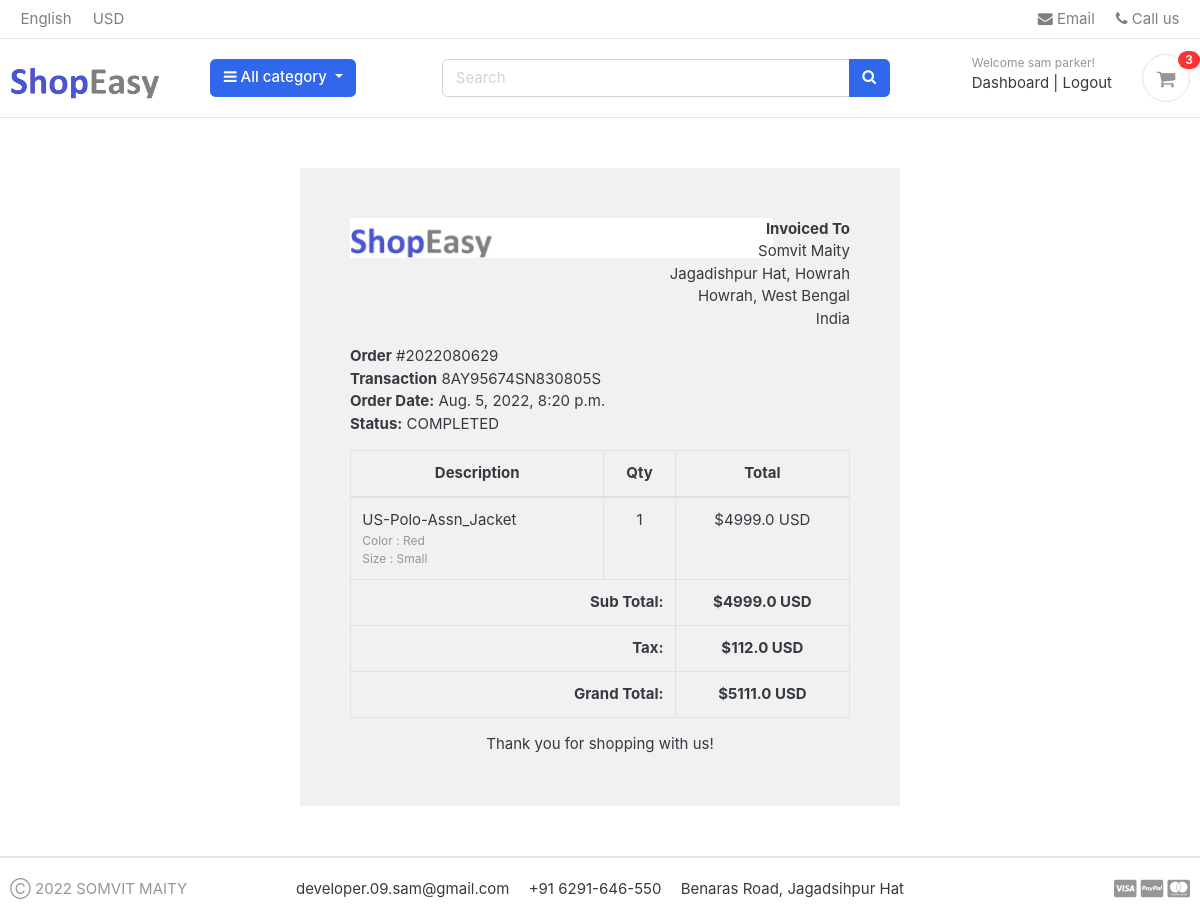
/accounts/order_detail/2022080629/ (signed in), run on the app's committed database.
### accounts/models.py (models this page shows, shortened)
class Accounts(AbstractBaseUser):
    full_name = models.CharField(max_length=150)
    username = models.CharField(max_length=50, unique=True)
    email = models.EmailField(max_length=150, unique=True)
    phone_number = models.CharField(max_length=50)
    date_joined = models.DateTimeField(auto_now_add=True)
    last_login = models.DateTimeField(auto_now_add=True)
    is_admin = models.BooleanField(default=False)
    is_staff = models.BooleanField(default=False)
    is_active = models.BooleanField(default=False)
    is_superadmin = models.BooleanField(default=False)
    USERNAME_FIELD = 'email'
    REQUIRED_FIELDS = ['full_name', 'username']
    class Meta:
        verbose_name = 'Accounts'
        verbose_name_plural = 'Accounts'
    objects = MyAccountManager()

### Order/models.py (models this page shows, shortened)
class Order(models.Model):
    user = models.ForeignKey(Accounts, on_delete=models.SET_NULL, null=True)
    payment = models.ForeignKey(Payment, on_delete=models.SET_NULL, null=True, blank=True)
    order_number = models.CharField(max_length=150)
    first_name = models.CharField(max_length=150)
    last_name = models.CharField(max_length=150)
    phone = models.CharField(max_length=150)
    email = models.EmailField(max_length=250)
    address_line_1 = models.CharField(max_length=350)
    address_line_2 = models.CharField(max_length=350, blank=True)
    country = models.CharField(max_length=150)
    state = models.CharField(max_length=150)
    city = models.CharField(max_length=150)
    order_total = models.FloatField()
    tax = models.FloatField()
    status = models.CharField(choices=dropdown_choices, max_length=15, default="New")
    ip = models.CharField(max_length=250, blank=True)
    order_note = models.CharField(max_length=350, blank=True)
    is_ordered = models.BooleanField(default=False)
    created_at = models.DateTimeField(auto_now_add=True)
    updated_at = models.DateTimeField(auto_now=True)
    def full_name(self):
        return f"{self.first_name} {self.last_name}"
    def full_address(self):
        return f"{self.address_line_1} {self.address_line_2}"

class Payment(models.Model):
    user = models.ForeignKey(Accounts, on_delete=models.CASCADE)
    payment_id = models.CharField(max_length=100)
    payment_method = models.CharField(max_length=250)
    amount_paid = models.CharField(max_length=100)
    status = models.CharField(max_length=150)
    created_at = models.DateTimeField(auto_now_add=True)

class Order_product(models.Model):
    order = models.ForeignKey(Order, on_delete=models.CASCADE)
    payment = models.ForeignKey(Payment, on_delete=models.SET_NULL, blank=True, null=True)
    user = models.ForeignKey(Accounts, on_delete=models.CASCADE)
    product = models.ForeignKey(Product, on_delete=models.CASCADE)
    variations = models.ManyToManyField(VariationModel, blank=True)
    quantity = models.IntegerField()
    product_price = models.FloatField()
    is_ordered = models.BooleanField(default=False)
    created_at = models.DateTimeField(auto_now_add=True)
    updated_at = models.DateTimeField(auto_now=True)

### store/models.py (models this page shows, shortened)
class Product(models.Model):
    product_name = models.CharField(max_length=250, unique=True)
    slug = models.SlugField(max_length=250, unique=True)
    description = models.TextField(max_length=450, blank=True)
    price = models.IntegerField()
    images = models.ImageField(upload_to='photos/products')
    stock = models.IntegerField()
    is_available = models.BooleanField(default=True)
    category = models.ForeignKey(Category, on_delete=models.CASCADE)
    created_date = models.DateTimeField(auto_now_add=True)
    modified_date = models.DateTimeField(auto_now=True)

class VariationModel(models.Model):
    product = models.ForeignKey(Product, on_delete=models.CASCADE)
    variation_category = models.CharField(max_length=100, choices=variation_choices)
    variation_value = models.CharField(max_length=150)
    is_active = models.BooleanField(default=True)
    created_date = models.DateTimeField(auto_now_add=True)
    objects = VariationManager()

### accounts/views.py (the view)
# urls.py: path('order_detail/<int:order_id>/', views.order_detail, name='order_detail'),
@login_required(login_url='signin')
def order_detail(request, order_id):
    order_details = Order_product.objects.filter(order__order_number=order_id)
    order = Order.objects.get(order_number=order_id)
    subtotal = order.order_total - order.tax
    data = dict(
        order_detail=order_details,
        order=order,
        subtotal=subtotal,
    )
    return render(request, 'accounts/order_detail.html', data)

### carts/context_processors.py (called while the page is built)
def counter(request):
    count = 0
    if 'admin' in request.path:
        return {}
    else:
        cart = Cart.objects.filter(cart_id=_cart_id(request))
        if request.user.is_authenticated:
            cart_items = CartItem.objects.all().filter(user=request.user)
        else:
            cart_items = CartItem.objects.all().filter(cart=cart[:1])
        try:
            for item in cart_items:
                count += item.quantity
        except Cart.DoesNotExist:
            count = 0
        return dict(count=count)

### carts/views.py (called while the page is built)
def _cart_id(request):
    cart_item_session_key = request.session.session_key
    if not cart_item_session_key:
        cart_item_session_key = request.session.create()
    return cart_item_session_key

### category/context_processors.py (called while the page is built)
def menu_links(request):
    links = Category.objects.all()
    return dict(links=links)

### category/models.py (called while the page is built)
    def get_url(self):
        return reverse('product_by_categories', args=[self.slug])

### templates/accounts/order_detail.html
{% extends 'base.html' %}
{% load static %}
{% block content %}
<div class="container" style="margin: 0 auto;width: 50%;padding: 50px;background: #f1f1f1;margin-top: 50px;margin-bottom: 50px;">
    <div class="row invoice row-printable">
        <div class="col-md-12">
            <div class="panel panel-default plain" id="dash_0">
                <div class="panel-body p30">
                    <div class="row">
                        <div class="col-lg-6">
                            <div class="invoice-logo"><img src="{% static 'images/custom/Untitled1.png' %}" alt="Invoice logo" style="max-height: 40px;"></div>
                        </div>
                        <div class="col-lg-6">
                            <div class="invoice-from">
                                <ul class="list-unstyled text-right">
                                    <li><strong>Invoiced To</strong></li>
                                    <li>{{order.full_name}}</li>
                                    <li>{{order.full_address}}</li>
                                    <li>{{order.city}}, {{order.state}}</li>
                                    <li>{{order.country}}</li>
                                </ul>
                            </div>
                        </div>
                        <div class="col-lg-12">
                            <div class="invoice-details mt25">
                                <div class="well">
                                    <ul class="list-unstyled mb0">
                                        <li><strong>Order</strong>   #{{order.order_number}}</li>
                                        <li><strong>Transaction</strong>   {{order.payment.payment_id}}</li>
                                        <li><strong>Order Date:</strong>   {{order.created_at}}</li>
                                        <li><strong>Status:</strong>   {{order.payment.status}}</li>
                                    </ul>
                                </div>
                            </div>
                            <div class="invoice-items">
                                <div class="table-responsive" style="overflow: hidden; outline: none;" tabindex="0">
                                    <table class="table table-bordered">
                                        <thead>
                                            <tr>
                                                <th class="per70 text-center">Description</th>
                                                <th class="per5 text-center">Qty</th>
                                                <th class="per25 text-center">Total</th>
                                            </tr>
                                        </thead>
                                        <tbody>
                                        {% for i in order_detail %}
                                            <tr>
                                                <td>{{i.product.product_name}}
                                                <p class="text-muted small">
                                                  {% if i.variations.all %}
                                                    {% for item in i.variations.all %}
                                                      {{ item.variation_category | capfirst }} : {{ item.variation_value | capfirst }} <br>
                                                    {% endfor %}
                                                  {% endif %}
                                                </p>
                                                </td>
                                                <td class="text-center">{{i.quantity}}</td>
                                                <td class="text-center">${{i.product_price}} USD</td>
                                            </tr>
                                        {% endfor %}
                                        </tbody>
                                        <tfoot>
                                            <tr>
                                                <th colspan="2" class="text-right">Sub Total:</th>
                                                <th class="text-center">${{subtotal}} USD</th>
                                            </tr>
                                            <tr>
                                                <th colspan="2" class="text-right">Tax:</th>
                                                <th class="text-center">${{order.tax}} USD</th>
                                            </tr>
                                            <tr>
                                                <th colspan="2" class="text-right">Grand Total:</th>
                                                <th class="text-center">${{order.order_total}} USD</th>
                                            </tr>
                                        </tfoot>
                                    </table>
                                </div>
                            </div>
                            <div class="invoice-footer mt25">
                                <p class="text-center">Thank you for shopping with us!</p>
                            </div>
                        </div>
                    </div>
                </div>
            </div>
        </div>
    </div>
    </div>
{% endblock %}

### templates/includes/header.html (shortened to what this page needs)
{% load static %}
<header class="section-header">
{% include 'includes/navbar.html' %}
<section class="header-main border-bottom">
  <div class="container">
<div class="row align-items-center">
  <div class="col-lg-2 col-md-3 col-6">
    <a href="{% url 'home' %}" class="brand-wrap">
    </a>
  </div>
  <div class="col-lg col-sm col-md col-6 flex-grow-0">
    <div class="category-wrap dropdown d-inline-block float-right">
      <button type="button" class="btn btn-primary dropdown-toggle" data-toggle="dropdown">
        <i class="fa fa-bars"></i> All category
      </button>
    </div>
  </div>
<a href="{% url 'store' %}" class="btn btn-outline-primary">Store</a>
  <div class="col-lg  col-md-6 col-sm-12 col">
    <form action="{% url 'search' %}" class="search" method="GET">
      <div class="input-group w-100">
          <input type="text" class="form-control" style="width:60%;" placeholder="Search" name='keyword'>
          <div class="input-group-append">
            <button class="btn btn-primary" type="submit">
              <i class="fa fa-search"></i>
            </button>
          </div>
        </div>
    </form>
  </div>
  <div class="col-lg-3 col-sm-6 col-8 order-2 order-lg-3">
        <div class="d-flex justify-content-end mb-3 mb-lg-0">
          {% if user.id is None %}
          <div class="widget-header">
            <small class="title text-muted">Welcome guest!</small>
            <div>
              <a href="{% url 'signin' %}">Sign in</a> <span class="dark-transp"> | </span>
              <a href="{% url 'register' %}"> Register</a>
            </div>
          </div>
          {% else %}
          <div class="widget-header">
            <small class="title text-muted">Welcome {{user.full_name}}!</small>
            <div>
              <a href="{% url 'dashboard' %}">Dashboard</a> <span class="dark-transp"> | </span>
              <a href="{% url 'logout' %}">Logout</a>
            </div>
          </div>
          {% endif %}
          <a href="{% url 'cart' %}" class="widget-header pl-3 ml-3">
            <div class="icon icon-sm rounded-circle border"><i class="fa fa-shopping-cart"></i></div>
            <span class="badge badge-pill badge-danger notify">{{count}}</span>
          </a>
        </div>
      </div>
</div>
  </div>
</section>
</header>

### static/css/ui.css (style rules this page uses)
html { font-family: "Inter", sans-serif; font-size: 15px; }
.icon-xs, .icon-sm, .icon-md, .icon-lg { display: inline-block; text-align: center; flex-shrink: 0; flex-grow: 0; }
.icon-sm { width: 48px; height: 48px; line-height: 48px !important; font-size: 20px; }
p:last-child { margin-bottom: 0; }
.header-main { position: relative; padding-top: 1rem; padding-bottom: 1rem; }
.widget-header { display: inline-block; vertical-align: middle; position: relative; }
.widget-header a { color: #343a40; }
.widget-header i { color: #969696; }
.widget-header .title { display: block; }
.widget-header .notify { position: absolute; top: -3px; right: -10px; }
[class*=list-] li:after { visibility: hidden; display: block; content: ""; overflow: hidden; height: 0; clear: both; }
.notify { position: absolute; top: -4px; right: -10px; display: inline-block; padding: 0.25em 0.6em; font-size: 12px; line-height: 1; text-align: center; border-radius: 3rem; color: #fff; background-color: #fa3434; }

### data on the page
Accounts: full_name "sam parker"
Order: full_name "Somvit Maity", full_address "Jagadishpur Hat, Howrah", city "Howrah", state "West Bengal", country "India", order_number "2022080629", payment.payment_id "8AY95674SN830805S", created_at "Aug. 5, 2022, 8:20 p.m.", payment.status "COMPLETED", tax "112.0", order_total "5111.0"
Order_product: product.product_name "US-Polo-Assn_Jacket", quantity "1", product_price "4999.0"
VariationModel: variation_category "Color", variation_value "Red"
VariationModel: variation_category "Size", variation_value "Small"

### other printed values
{{ count }} "3"
{{ subtotal }} "4999.0"
